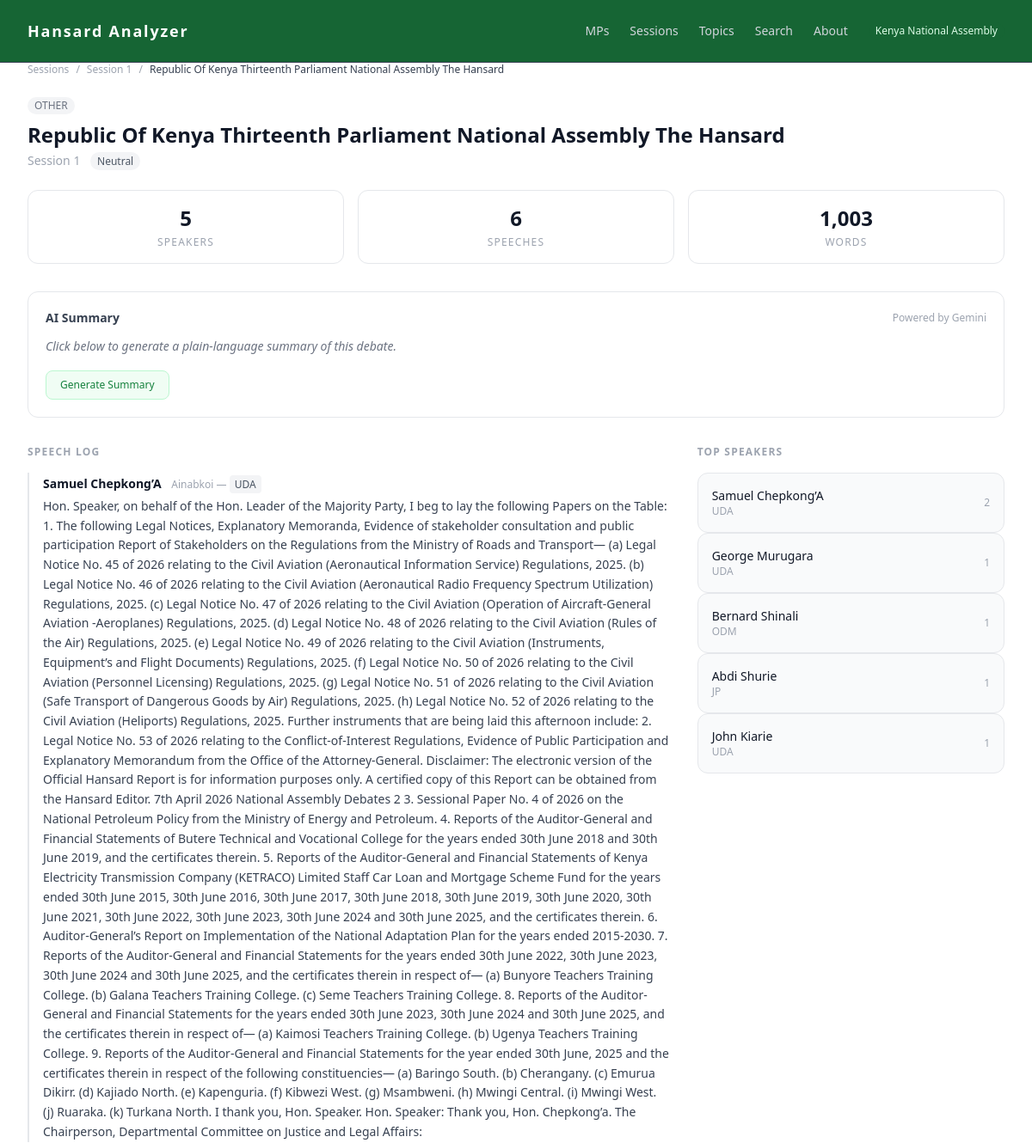
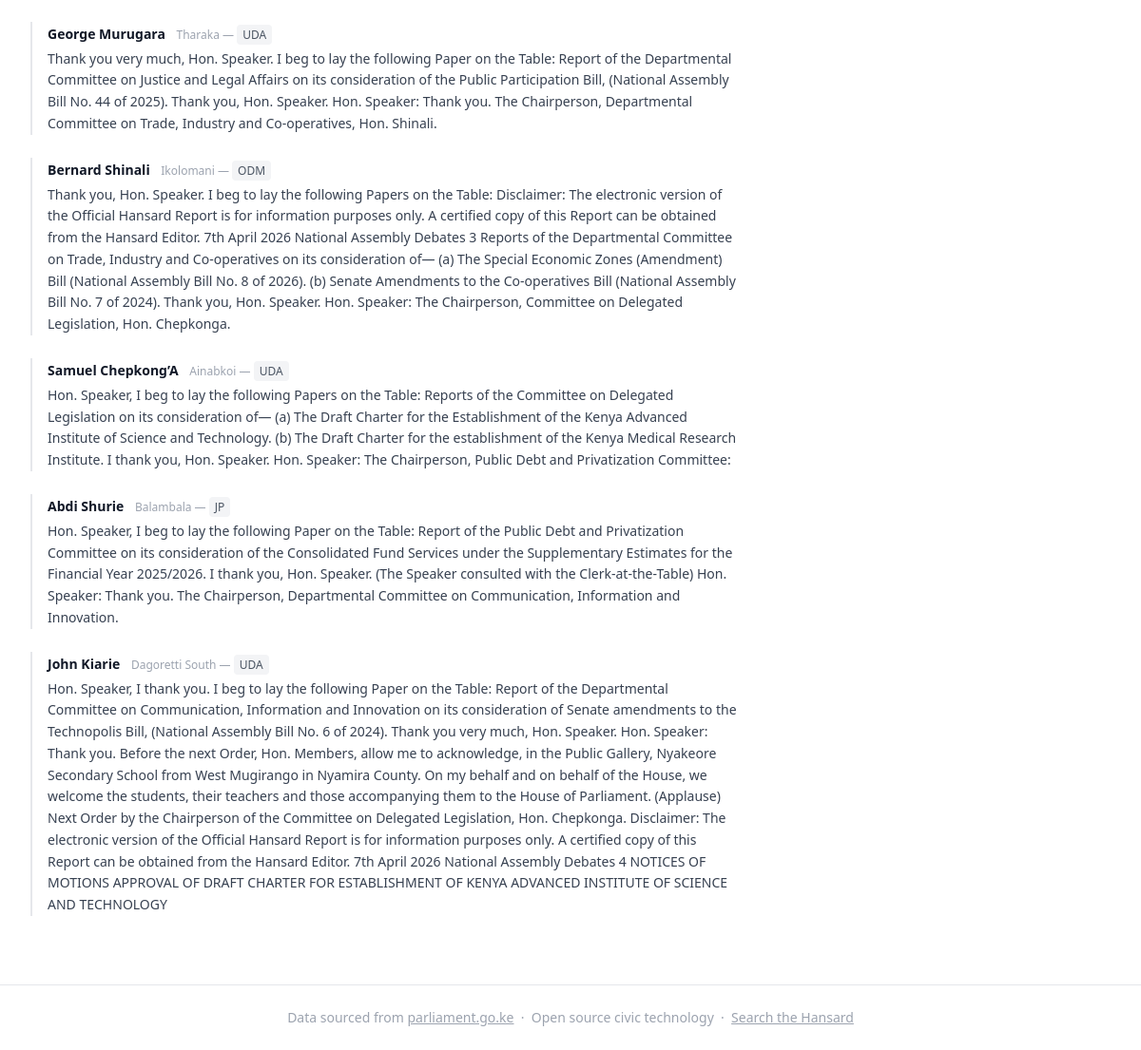
The app's page /agenda/1 with its own data (2 pictures, top to bottom).
### tables this page shows
CREATE TABLE agenda_items (
    id           INTEGER PRIMARY KEY AUTOINCREMENT,
    session_id   INTEGER NOT NULL REFERENCES sessions(id),
    title        TEXT NOT NULL,
    type         TEXT NOT NULL,
    sequence     INTEGER,
    raw_heading  TEXT,
    created_at   TEXT
);

CREATE TABLE speeches (
    id              INTEGER PRIMARY KEY AUTOINCREMENT,
    session_id      INTEGER NOT NULL REFERENCES sessions(id),
    member_id       INTEGER NOT NULL REFERENCES members(id),
    agenda_item_id  INTEGER REFERENCES agenda_items(id),
    section         TEXT,
    content         TEXT NOT NULL,
    word_count      INTEGER,
    sentiment_score REAL,
    created_at      TEXT
);

CREATE TABLE members (
    id           INTEGER PRIMARY KEY AUTOINCREMENT,
    name         TEXT NOT NULL,
    constituency TEXT,
    party        TEXT,
    first_seen   TEXT,
    last_seen    TEXT
);

### routes/agenda_items.py (the view)
@agenda_items_bp.route("/<int:agenda_item_id>")
def agenda_item_detail(agenda_item_id):
    conn = get_connection()
    item = get_agenda_item_by_id(conn, agenda_item_id)
    if not item:
        conn.close()
        abort(404)
    speeches = get_speeches_by_agenda_item(conn, agenda_item_id)
    topics = get_topics_for_agenda_item(conn, agenda_item_id)
    conn.close()
    scored = [s["sentiment_score"] for s in speeches if s["sentiment_score"] is not None]
    avg_sentiment = round(sum(scored) / len(scored), 3) if scored else 0.0
    sentiment_label = score_label(avg_sentiment)
    speakers = {}
    for speech in speeches:
        mid = speech["member_id"]
        if mid not in speakers:
            speakers[mid] = {
                "member_id": mid,
                "name": speech["member_name"],
                "constituency": speech["constituency"],
                "party": speech["party"],
                "count": 0,
            }
        speakers[mid]["count"] += 1
    top_speakers = sorted(speakers.values(), key=lambda x: x["count"], reverse=True)
    return render_template(
        "agenda_item.html",
        item=item,
        speeches=speeches,
        topics=topics,
        top_speakers=top_speakers,
        avg_sentiment=avg_sentiment,
        sentiment_label=sentiment_label,
        total_words=sum(s["word_count"] or 0 for s in speeches),
        total_speeches=len(speeches),
    )

### analyzer/analytics/sentiment.py (called while the page is built)
def score_label(score: float) -> str:
    if score >= 0.05:
        return "Constructive"
    if score <= -0.05:
        return "Heated"
    return "Neutral"

### analyzer/database/queries.py (called while the page is built)
def get_agenda_item_by_id(
    conn: sqlite3.Connection,
    agenda_item_id: int,
) -> Optional[dict]:
    cursor = conn.cursor()
    cursor.execute(
        "SELECT * FROM agenda_items WHERE id = ?",
        (agenda_item_id,),
    )
    row = cursor.fetchone()
    if row is None:
        return None
    columns = [d[0] for d in cursor.description]
    return dict(zip(columns, row))

def get_speeches_by_agenda_item(
    conn: sqlite3.Connection,
    agenda_item_id: int,
) -> list[dict]:
    cursor = conn.cursor()
    cursor.execute(
        """
        SELECT sp.*, m.name AS member_name, m.constituency, m.party, m.id AS member_id
        FROM speeches sp
        JOIN members m ON sp.member_id = m.id
        WHERE sp.agenda_item_id = ?
        ORDER BY sp.id ASC
        """,
        (agenda_item_id,),
    )
    columns = [d[0] for d in cursor.description]
    return [dict(zip(columns, row)) for row in cursor.fetchall()]

def get_topics_for_agenda_item(
    conn: sqlite3.Connection,
    agenda_item_id: int,
) -> list[dict]:
    cursor = conn.cursor()
    cursor.execute(
        """
        SELECT topic, confidence FROM agenda_item_topics
        WHERE agenda_item_id = ?
        ORDER BY confidence DESC
        """,
        (agenda_item_id,),
    )
    columns = [d[0] for d in cursor.description]
    return [dict(zip(columns, row)) for row in cursor.fetchall()]

### analyzer/database/seed.py (called while the page is built)
def get_connection(db_path: Path = DB_PATH) -> sqlite3.Connection:
    conn = sqlite3.connect(db_path)
    conn.execute("PRAGMA foreign_keys = ON")
    return conn

### templates/agenda_item.html (shortened to what this page needs)
{% extends "base.html" %}
{% block content %}
<nav class="flex items-center gap-2 text-xs text-gray-400 mb-6">
    <a href="/sessions/" class="hover:text-gray-600">Sessions</a>
    <span>/</span>
    <a href="/sessions/{{ item.session_id }}" class="hover:text-gray-600">
        Session {{ item.session_id }}
    </a>
    <span>/</span>
    <span class="text-gray-700">{{ item.title }}</span>
</nav>
<div class="mb-6">
    <div class="flex items-center gap-3 mb-2">
        <span class="text-xs px-2 py-0.5 rounded-full font-medium
            {% if item.type == 'BILL' %}bg-blue-100 text-blue-700
            {% elif item.type == 'MOTION' %}bg-purple-100 text-purple-700
            {% elif item.type == 'PETITION' %}bg-orange-100 text-orange-700
            {% elif item.type == 'STATEMENT' %}bg-gray-100 text-gray-600
            {% elif item.type == 'QUESTION' %}bg-yellow-100 text-yellow-700
            {% else %}bg-gray-100 text-gray-500{% endif %}">
            {{ item.type }}
        </span>
    </div>
    <h1 class="text-2xl font-bold text-gray-900 mb-1">{{ item.title }}</h1>
    <p class="text-sm text-gray-400">
        Session {{ item.session_id }}
        {% if sentiment_label == 'Constructive' %}
        <span class="ml-2 text-xs bg-green-100 text-green-700 px-2 py-0.5 rounded-full font-medium">
            Constructive debate
        </span>
        {% elif sentiment_label == 'Heated' %}
        <span class="ml-2 text-xs bg-red-100 text-red-700 px-2 py-0.5 rounded-full font-medium">
            Heated debate
        </span>
        {% else %}
        <span class="ml-2 text-xs bg-gray-100 text-gray-600 px-2 py-0.5 rounded-full font-medium">
            Neutral
        </span>
        {% endif %}
    </p>
</div>
<div class="grid grid-cols-3 gap-4 mb-8">
    <div class="border border-gray-200 rounded-xl p-4 text-center bg-white">
        <div class="text-2xl font-bold text-gray-900">{{ top_speakers|length }}</div>
        <div class="text-xs uppercase tracking-widest text-gray-400 mt-1">Speakers</div>
    </div>
    <div class="border border-gray-200 rounded-xl p-4 text-center bg-white">
        <div class="text-2xl font-bold text-gray-900">{{ total_speeches }}</div>
        <div class="text-xs uppercase tracking-widest text-gray-400 mt-1">Speeches</div>
    </div>
    <div class="border border-gray-200 rounded-xl p-4 text-center bg-white">
        <div class="text-2xl font-bold text-gray-900">{{ "{:,}".format(total_words) }}</div>
        <div class="text-xs uppercase tracking-widest text-gray-400 mt-1">Words</div>
    </div>
</div>
<div class="border border-gray-200 rounded-xl p-5 mb-8 bg-white" id="ai-block">
    <div class="flex items-center justify-between mb-3">
        <h3 class="text-sm font-semibold text-gray-700">AI Summary</h3>
        <span class="text-xs text-gray-400">Powered by Gemini</span>
    </div>
    <div id="ai-summary-text" class="text-sm text-gray-500 leading-relaxed italic">
        Click below to generate a plain-language summary of this debate.
    </div>
    <div class="flex items-center gap-3 mt-4">
        <button id="ai-btn"
                onclick="generateAgendaSummary({{ item.id }})"
                class="text-xs font-medium text-green-700 bg-green-50 hover:bg-green-100
                       border border-green-200 hover:border-green-400
                       px-4 py-2 rounded-lg transition-all">
            Generate Summary
        </button>
    </div>
</div>
<div class="grid grid-cols-3 gap-8">
    <div class="col-span-2">
        <h2 class="text-xs font-semibold tracking-widest text-gray-400 uppercase mb-4">
            Speech Log
        </h2>
        {% if speeches %}
        {% for speech in speeches %}
        <div class="border-l-2 border-gray-200 hover:border-green-400 pl-4 mb-6 transition-colors">
            <div class="mb-1">
                <a href="/members/{{ speech.member_id }}"
                   class="font-semibold text-sm text-gray-900 hover:text-green-700 transition-colors">
                    {{ speech.member_name }}
                </a>
                <span class="text-xs text-gray-400 ml-2">
                    {{ speech.constituency }} &mdash;
                    <span class="bg-gray-100 text-gray-600 px-1.5 py-0.5 rounded text-xs">
                        {{ speech.party }}
                    </span>
                </span>
            </div>
            <p class="text-sm text-gray-700 leading-relaxed">{{ speech.content }}</p>
        </div>
        {% endfor %}
        {% else %}
        <p class="text-sm text-gray-400">No speeches recorded for this agenda item.</p>
        {% endif %}
    </div>
    <div>
        {% if top_speakers %}
        <h2 class="text-xs font-semibold tracking-widest text-gray-400 uppercase mb-4">
            Top Speakers
        </h2>
        {% for speaker in top_speakers %}
        <div class="flex items-center justify-between gap-4 p-4 bg-gray-50 rounded-xl border border-gray-200">
            <div>
                <p class="text-sm font-medium text-gray-900">{{ speaker.name }}</p>
                <p class="text-xs text-gray-400">{{ speaker.party }}</p>
            </div>
            <span class="text-xs text-gray-400">{{ speaker.count }}</span>
        </div>
        {% endfor %}
        {% endif %}
    </div>
</div>
{% endblock %}

### records on screen
agenda_items: session_id "1", title "Republic Of Kenya Thirteenth Parliament National Assembly The Hansard", type "OTHER"
speeches: member_name "Samuel Chepkong’A", constituency "Ainabkoi", party "UDA", content "Hon. Speaker, on behalf of the Hon. Leader of the Majority Party, I beg to lay the following Papers on the Table: 1. The following Legal Notices, Explanatory Memoranda, Evidence of stakeholder consultation and public participation Report of Stakeholders on the Regulations from the Ministry of Roads and Transport— (a) Legal Notice No. 45 of 2026 relating to the Civil Aviation (Aeronautical Information Service) Regulations, 2025. (b) Legal Notice No. 46 of 2026 relating to the Civil Aviation (Aeronautical Radio Frequency Spectrum Utilization) Regulations, 2025. (c) Legal Notice No. 47 of 2026 relating to the Civil Aviation (Operation of Aircraft-General Aviation -Aeroplanes) Regulations,…", name "Samuel Chepkong’A", count "2"
speeches: member_name "George Murugara", constituency "Tharaka", party "UDA", content "Thank you very much, Hon. Speaker. I beg to lay the following Paper on the Table: Report of the Departmental Committee on Justice and Legal Affairs on its consideration of the Public Participation Bill, (National Assembly Bill No. 44 of 2025). Thank you, Hon. Speaker. Hon. Speaker: Thank you. The Chairperson, Departmental Committee on Trade, Industry and Co-operatives, Hon. Shinali.", name "George Murugara", count "1"
speeches: member_name "Bernard Shinali", constituency "Ikolomani", party "ODM", content "Thank you, Hon. Speaker. I beg to lay the following Papers on the Table: Disclaimer: The electronic version of the Official Hansard Report is for information purposes only. A certified copy of this Report can be obtained from the Hansard Editor. 7th April 2026 National Assembly Debates 3 Reports of the Departmental Committee on Trade, Industry and Co-operatives on its consideration of— (a) The Special Economic Zones (Amendment) Bill (National Assembly Bill No. 8 of 2026). (b) Senate Amendments to the Co-operatives Bill (National Assembly Bill No. 7 of 2024). Thank you, Hon. Speaker. Hon. Speaker: The Chairperson, Committee on Delegated Legislation, Hon. Chepkonga.", name "Bernard Shinali", count "1"
speeches: member_name "Samuel Chepkong’A", constituency "Ainabkoi", party "UDA", content "Hon. Speaker, I beg to lay the following Papers on the Table: Reports of the Committee on Delegated Legislation on its consideration of— (a) The Draft Charter for the Establishment of the Kenya Advanced Institute of Science and Technology. (b) The Draft Charter for the establishment of the Kenya Medical Research Institute. I thank you, Hon. Speaker. Hon. Speaker: The Chairperson, Public Debt and Privatization Committee:"
speeches: member_name "Abdi Shurie", constituency "Balambala", party "JP", content "Hon. Speaker, I beg to lay the following Paper on the Table: Report of the Public Debt and Privatization Committee on its consideration of the Consolidated Fund Services under the Supplementary Estimates for the Financial Year 2025/2026. I thank you, Hon. Speaker. (The Speaker consulted with the Clerk-at-the-Table) Hon. Speaker: Thank you. The Chairperson, Departmental Committee on Communication, Information and Innovation.", name "Abdi Shurie", count "1"
speeches: member_name "John Kiarie", constituency "Dagoretti South", party "UDA", content "Hon. Speaker, I thank you. I beg to lay the following Paper on the Table: Report of the Departmental Committee on Communication, Information and Innovation on its consideration of Senate amendments to the Technopolis Bill, (National Assembly Bill No. 6 of 2024). Thank you very much, Hon. Speaker. Hon. Speaker: Thank you. Before the next Order, Hon. Members, allow me to acknowledge, in the Public Gallery, Nyakeore Secondary School from West Mugirango in Nyamira County. On my behalf and on behalf of the House, we welcome the students, their teachers and those accompanying them to the House of Parliament. (Applause) Next Order by the Chairperson of the Committee on Delegated Legislation, Hon.…", name "John Kiarie", count "1"

### other values on screen
{{ top_speakers|length }} "5"
{{ total_speeches }} "6"
{{ "{:,}".format(total_words) }} "1,003"
